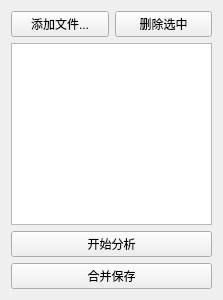
<?xml version="1.0" encoding="UTF-8"?>
<ui version="4.0">
 <class>Form</class>
 <widget class="QWidget" name="Form">
  <property name="geometry">
   <rect>
    <x>0</x>
    <y>0</y>
    <width>223</width>
    <height>300</height>
   </rect>
  </property>
  <property name="windowTitle">
   <string>Form</string>
  </property>
  <layout class="QVBoxLayout" name="verticalLayout">
   <item>
    <layout class="QHBoxLayout" name="horizontalLayout">
     <item>
      <widget class="QPushButton" name="addFile_pushButton">
       <property name="text">
        <string>添加文件...</string>
       </property>
      </widget>
     </item>
     <item>
      <widget class="QPushButton" name="remove_pushButton">
       <property name="text">
        <string>删除选中</string>
       </property>
      </widget>
     </item>
    </layout>
   </item>
   <item>
    <widget class="QListWidget" name="file_listWidget"/>
   </item>
   <item>
    <widget class="QPushButton" name="analysis_pushButton">
     <property name="text">
      <string>开始分析</string>
     </property>
    </widget>
   </item>
   <item>
    <widget class="QPushButton" name="save_pushButton">
     <property name="text">
      <string>合并保存</string>
     </property>
    </widget>
   </item>
  </layout>
 </widget>
 <resources/>
 <connections/>
</ui>
